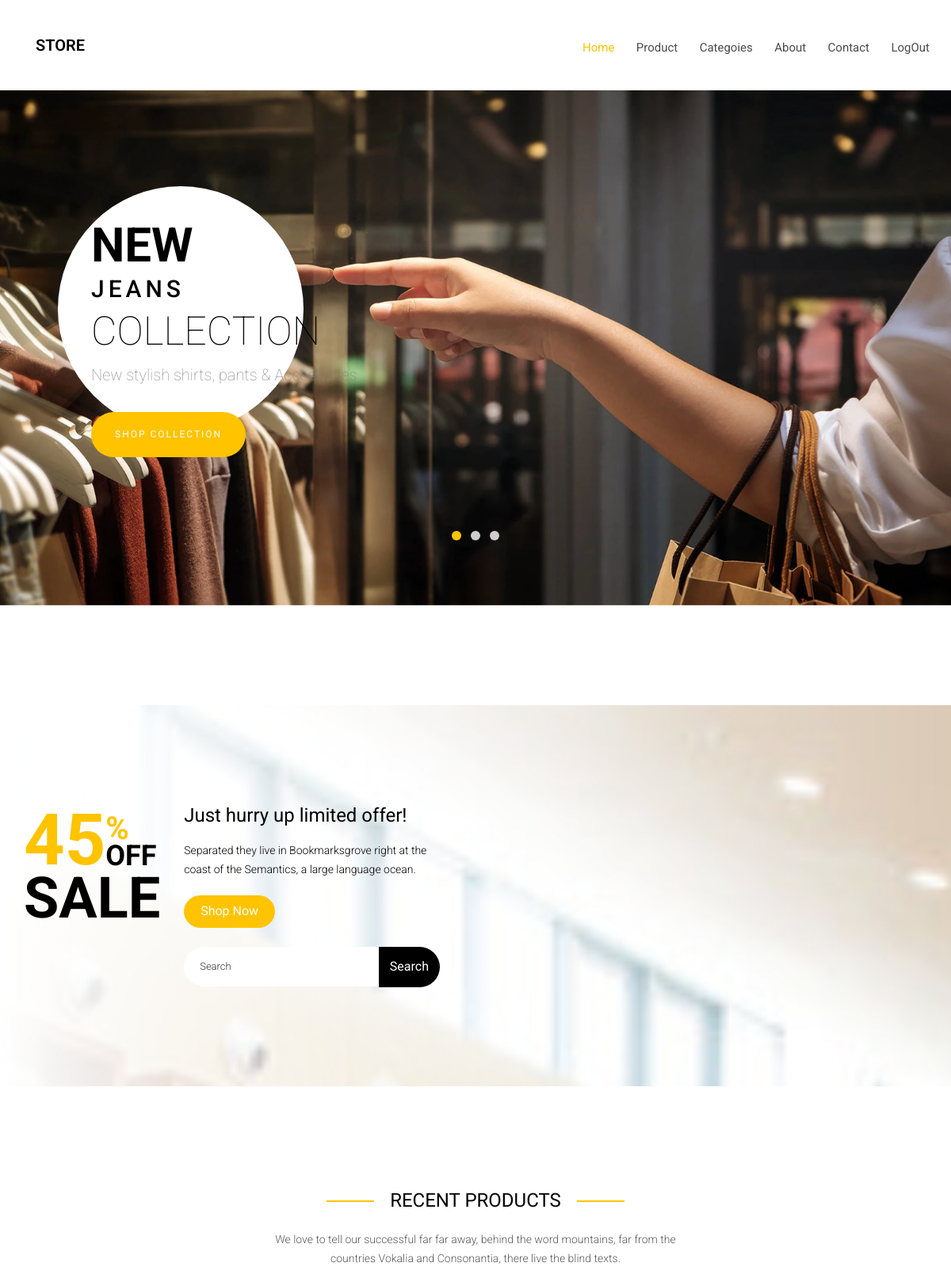
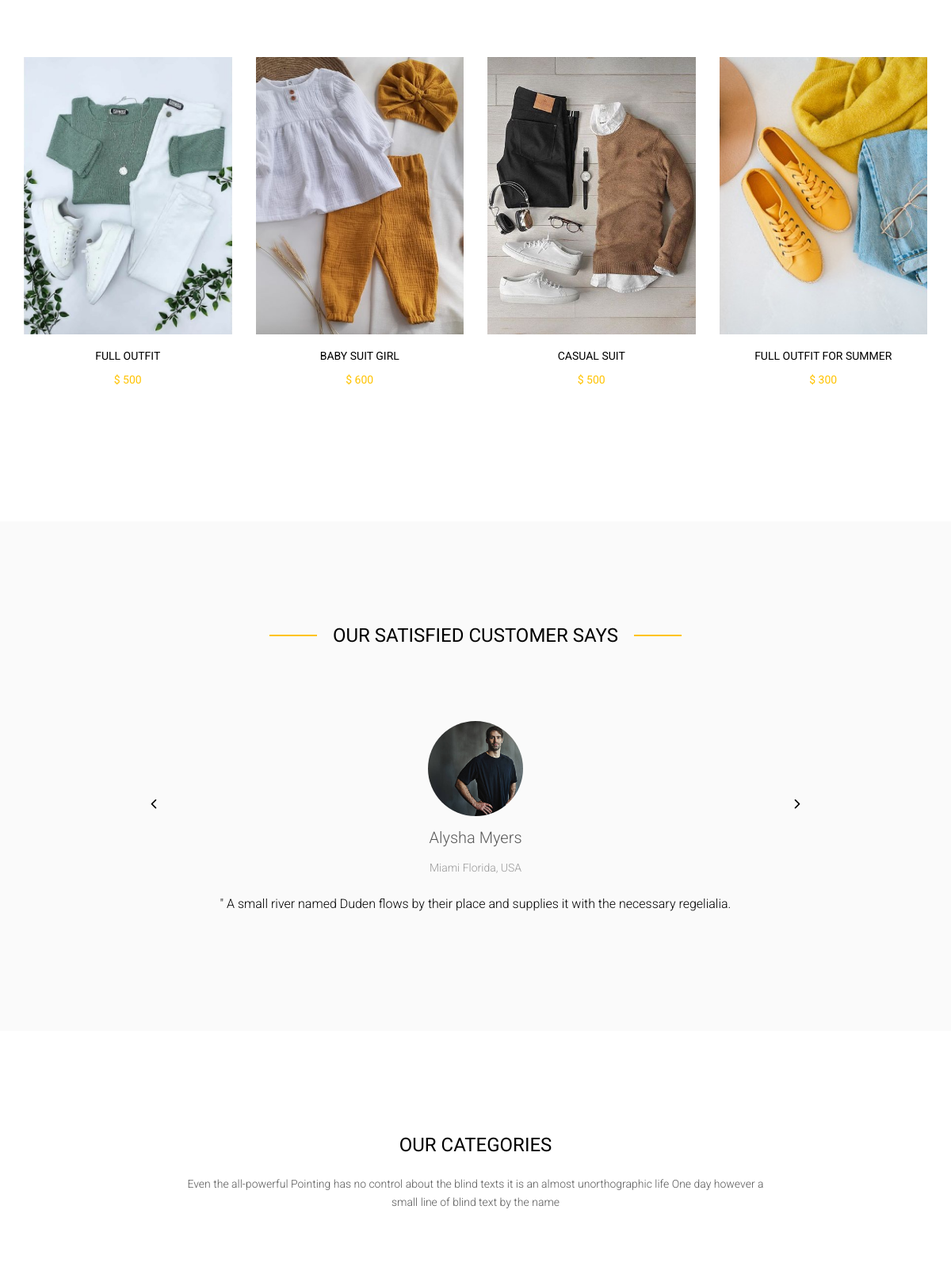
/index.php (signed in, upper part), run on the app's committed database (2 pictures, top to bottom).
### tables this page shows
CREATE TABLE `clothes` (
  `id` int(11) NOT NULL,
  `title` varchar(255) NOT NULL,
  `description` varchar(255) NOT NULL,
  `price` int(11) NOT NULL,
  `color` varchar(255) NOT NULL,
  `size` varchar(255) NOT NULL,
  `featured` varchar(255) NOT NULL,
  `active` varchar(255) NOT NULL,
  `cat_id` int(11) NOT NULL,
  `image_name` varchar(255) NOT NULL
);

### index.php (the view, shortened to what this page needs)
<?php include "layouts/menu.php";?>
		<aside id="colorlib-hero">
			<div class="flexslider">
				<ul class="slides">
			   	<li style="background-image: url(images/img_bg_2.webp);">
			   		<div class="overlay"></div>
			   		<div class="container-fluid">
			   			<div class="row">
				   			<div class="col-md-6 col-md-offset-3 col-md-pull-2 col-sm-12 col-xs-12 slider-text">
				   				<div class="slider-text-inner">
				   					<div class="desc">
					   					<h1 class="head-1">NEW</h1>
					   					<h2 class="head-2">Jeans</h2>
					   					<h2 class="head-3">Collection</h2>
					   					<p class="category"><span>New stylish shirts, pants &amp; Accessories</span></p>
					   					<p><a href="Categoies.php" class="btn btn-primary">Shop Collection</a></p>
				   					</div>
				   				</div>
				   			</div>
				   		</div>
			   		</div>
			   	</li>
			  	</ul>
		  	</div>
		</aside>
		<div id="colorlib-intro" class="colorlib-intro" style="background-image: url(images/cover-img-1.jpg);" data-stellar-background-ratio="0.5">
			<div class="overlay"></div>
			<div class="container">
				<div class="row">
					<div class="col-md-6">
						<div class="intro-desc">
							<div class="text-salebox">
								<div class="text-lefts">
									<div class="sale-box">
										<div class="sale-box-top">
											<h2 class="number">45</h2>
											<span class="sup-1">%</span>
											<span class="sup-2">Off</span>
										</div>
										<h2 class="text-sale">Sale</h2>
									</div>
								</div>
								<div class="text-rights">
									<h3 class="title">Just hurry up limited offer!</h3>
									<p>Separated they live in Bookmarksgrove right at the coast of the Semantics, a large language ocean.</p>
									<p><a href="clothes.php" class="btn btn-primary">Shop Now</a></p>
                                    <form action="search_product.php" method="post" class="form-inline qbstp-header-subscribe">
                                        <div class="row">
                                            <div class="col-md-12 col-md-offset-0">
                                                <div class="form-group">
                                                    <input type="text" name="term" class="form-control" id="email" placeholder="Search" required>
                                                    <button type="submit" class="btn btn-primary">Search</button>
                                                </div>
                                            </div>
                                        </div>
                                    </form>
                                </div>
							</div>
						</div>
					</div>
				</div>
			</div>
		</div>
<?php
$sql = "select * from clothes order by id desc limit 4";
$res = mysqli_query($conn, $sql);
if($res->num_rows>0){
    ?> <div class="colorlib-shop">
    <div class="container">
    <div class="row">
        <div class="col-md-6 col-md-offset-3 text-center colorlib-heading">
            <h2><span>Recent Products</span></h2>
            <p>We love to tell our successful far far away, behind the word mountains, far from the countries Vokalia and Consonantia, there live the blind texts.</p>
        </div>
    </div>
    <div class="row">
            <?php
            while ($row=$res->fetch_assoc()) {
                $id = $row['id'];
                $title = $row['title'];
                $price = $row['price'];
                $image_name = $row['image_name'];
                ?>
					<div class="col-md-3 text-center">
                        <div class="product-entry">
                            <div class="product-img" style="background-image: url('<?php echo $image_name;?>');">
                            </div>
                            <div class="desc">
                                <h3><a href="product-detail.php?id=<?php echo $id;?>"><?php echo $title;?></a></h3>
                                <p class="price"><span>$ <?php echo $price;?></span></p>
                            </div>
                        </div>
					</div>
                <?php
            }
}
?>
				</div>
			</div>
		</div>
		<div id="colorlib-testimony" class="colorlib-light-grey">
			<div class="container">
				<div class="row">
					<div class="col-md-6 col-md-offset-3 text-center colorlib-heading">
						<h2><span>Our Satisfied Customer says</span></h2>
					</div>
				</div>
				<div class="row">
					<div class="col-md-8 col-md-offset-2">
						<div class="owl-carousel2">
							<div class="item">
								<div class="testimony text-center">
									<span class="img-user" style="background-image: url(images/person1.jpg);"></span>
									<span class="user">Alysha Myers</span>
									<small>Miami Florida, USA</small>
									<blockquote>
										<p>" A small river named Duden flows by their place and supplies it with the necessary regelialia.</p>
									</blockquote>
								</div>
							</div>
						</div>
					</div>
				</div>
			</div>
		</div>
		<div class="colorlib-blog">
			<div class="container">
				<div class="row">
					<div class="col-md-8 col-md-offset-2 text-center colorlib-heading">
						<h2>Our Categories</h2>
						<p>Even the all-powerful Pointing has no control about the blind texts it is an almost unorthographic life One day however a small line of blind text by the name</p>
					</div>
				</div>
			</div>
		</div>
<?php include "layouts/footer.php";?>

### data on the page
clothes: image_name (picture), title "FULL OUTFIT", price "500"
clothes: image_name (picture), title "BABY SUIT GIRL", price "600"
clothes: image_name (picture), title "CASUAL SUIT", price "500"
clothes: image_name (picture), title "FULL OUTFIT FOR SUMMER", price "300"
